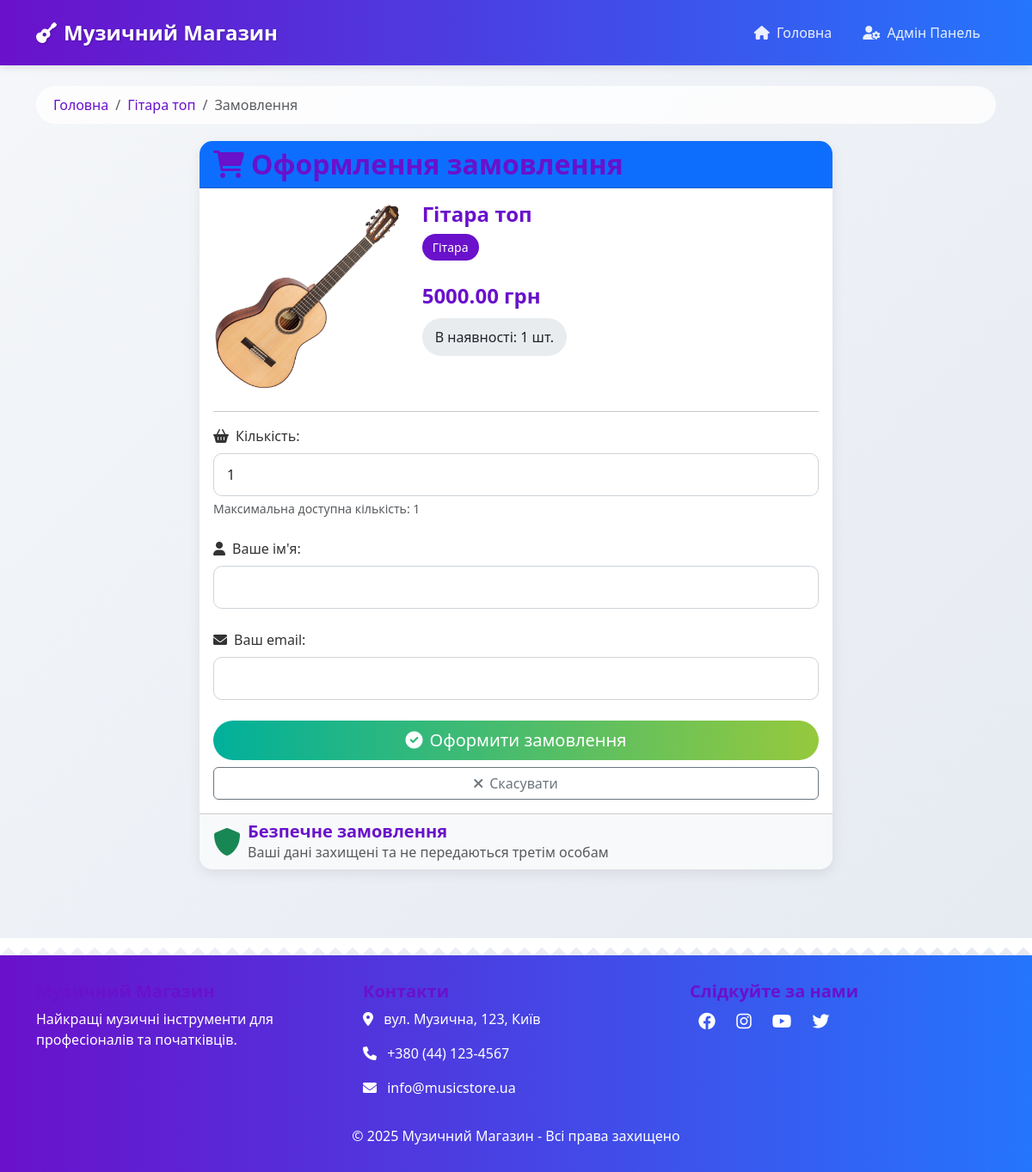
Screenshot of /order/1/ with the database file from the repository.
### instruments/models.py (models this page shows, shortened)
class Instrument(models.Model):
    name = models.CharField(max_length=100, verbose_name="Назва")
    description = models.TextField(verbose_name="Опис")
    price = models.DecimalField(max_digits=10, decimal_places=2, verbose_name="Ціна")
    stock_quantity = models.IntegerField(verbose_name="Кількість на складі")
    instrument_type = models.CharField(max_length=50, verbose_name="Тип інструменту")
    image = models.ImageField(upload_to='instruments/', verbose_name="Фото", null=True, blank=True)
    class Meta:
        verbose_name = "Інструмент"
        verbose_name_plural = "Інструменти"

### instruments/views.py (the view)
# urls.py: path('order/<int:instrument_id>/', views.create_order, name='create_order'),
def create_order(request, instrument_id):
    instrument = get_object_or_404(Instrument, pk=instrument_id)
    if request.method == 'POST':
        form = OrderForm(request.POST)
        if form.is_valid():
            order = form.save(commit=False)
            order.instrument = instrument
            if order.quantity <= instrument.stock_quantity:
                instrument.stock_quantity -= order.quantity
                instrument.save()
                order.save()
                messages.success(request, 'Замовлення успішно створено!')
                return redirect('instruments:instrument_list')
            else:
                messages.error(request, 'На складі недостатньо товару!')
    else:
        form = OrderForm()
    return render(request, 'instruments/create_order.html', {
        'form': form,
        'instrument': instrument
    })

### instruments/views.py
class OrderForm(forms.ModelForm):
    class Meta:
        model = Order
        fields = ['quantity', 'customer_name', 'customer_email']

### instruments/templates/instruments/create_order.html (shortened to what this page needs)
{% extends 'instruments/base.html' %}
{% block content %}
<nav aria-label="breadcrumb">
    <ol class="breadcrumb">
        <li class="breadcrumb-item"><a href="{% url 'instruments:instrument_list' %}">Головна</a></li>
        <li class="breadcrumb-item"><a href="{% url 'instruments:instrument_detail' instrument.id %}">{{ instrument.name }}</a></li>
        <li class="breadcrumb-item active">Замовлення</li>
    </ol>
</nav>
<div class="row fade-in">
    <div class="col-md-8 offset-md-2">
        <div class="card">
            <div class="card-header bg-primary text-white">
                <h2 class="mb-0"><i class="fas fa-shopping-cart me-2"></i>Оформлення замовлення</h2>
            </div>
            <div class="card-body">
                <div class="row mb-4">
                    <div class="col-md-4">
                        {% if instrument.image %}
                        <img src="{{ instrument.image.url }}" class="img-fluid rounded" alt="{{ instrument.name }}">
                        {% else %}
                        <div class="bg-secondary p-3 text-center text-white rounded">
                            <h5>Немає зображення</h5>
                        </div>
                        {% endif %}
                    </div>
                    <div class="col-md-8">
                        <h4 class="mb-2">{{ instrument.name }}</h4>
                        <div class="instrument-type mb-2">{{ instrument.instrument_type }}</div>
                        <div class="price-tag mb-2">{{ instrument.price }} грн</div>
                        <div class="stock-info">В наявності: {{ instrument.stock_quantity }} шт.</div>
                    </div>
                </div>
                <hr>
                <form method="post">
                    <div class="mb-4">
                        <label for="{{ form.quantity.id_for_label }}" class="form-label">
                            <i class="fas fa-shopping-basket me-2"></i>Кількість:
                        </label>
                        <input type="number" name="{{ form.quantity.name }}" id="{{ form.quantity.id_for_label }}"
                               class="form-control" min="1" max="{{ instrument.stock_quantity }}" value="1" required>
                        <div class="form-text">Максимальна доступна кількість: {{ instrument.stock_quantity }}</div>
                    </div>
                    <div class="mb-4">
                        <label for="{{ form.customer_name.id_for_label }}" class="form-label">
                            <i class="fas fa-user me-2"></i>Ваше ім'я:
                        </label>
                        <input type="text" name="{{ form.customer_name.name }}" id="{{ form.customer_name.id_for_label }}"
                               class="form-control" required>
                    </div>
                    <div class="mb-4">
                        <label for="{{ form.customer_email.id_for_label }}" class="form-label">
                            <i class="fas fa-envelope me-2"></i>Ваш email:
                        </label>
                        <input type="email" name="{{ form.customer_email.name }}" id="{{ form.customer_email.id_for_label }}"
                               class="form-control" required>
                    </div>
                    <div class="d-grid gap-2">
                        <button type="submit" class="btn btn-success btn-lg">
                            <i class="fas fa-check-circle me-2"></i>Оформити замовлення
                        </button>
                        <a href="{% url 'instruments:instrument_detail' instrument.id %}" class="btn btn-outline-secondary">
                            <i class="fas fa-times me-2"></i>Скасувати
                        </a>
                    </div>
                </form>
            </div>
            <div class="card-footer bg-light">
                <div class="d-flex align-items-center">
                    <i class="fas fa-shield-alt text-success me-2 fa-2x"></i>
                    <div>
                        <h5 class="mb-0">Безпечне замовлення</h5>
                        <p class="mb-0 text-muted">Ваші дані захищені та не передаються третім особам</p>
                    </div>
                </div>
            </div>
        </div>
    </div>
</div>
{% endblock %}

### instruments/templates/instruments/base.html (style rules this page uses)
:root { --primary-color: #6a11cb; --secondary-color: #2575fc; --accent-color: #ff7e5f; --text-color: #333; --light-color: #f8f9fa; }
body { padding-top: 0; font-family: 'Segoe UI', Tahoma, Geneva, Verdana, sans-serif; background: linear-gradient(135deg, #f5f7fa 0%, #e4e8f0 100%); color: var(--text-color); }
h1, h2, h3, h4, h5 { font-weight: 600; color: var(--primary-color); }
.card { border: none; border-radius: 15px; overflow: hidden; margin-bottom: 30px; box-shadow: 0 5px 15px rgba(0,0,0,0.08); transition: all 0.3s ease; }
.btn-success { background: linear-gradient(to right, #00b09b, #96c93d); border: none; border-radius: 30px; padding: 8px 20px; font-weight: 500; transition: all 0.3s; }
.price-tag { font-size: 24px; font-weight: 700; color: var(--primary-color); margin: 15px 0; }
.stock-info { background-color: #e9ecef; padding: 10px 15px; border-radius: 30px; display: inline-block; margin-bottom: 20px; }
.form-control { border-radius: 10px; padding: 12px 15px; border: 1px solid #ced4da; transition: all 0.3s; }
.form-label { font-weight: 500; color: var(--text-color); }
.fade-in { animation: fadeIn 0.8s ease-out forwards; }
.instrument-type { background-color: var(--primary-color); color: white; padding: 5px 12px; border-radius: 30px; font-size: 14px; font-weight: 500; display: inline-block; margin-bottom: 10px; }
.breadcrumb { background: rgba(255,255,255,0.8); border-radius: 30px; padding: 10px 20px; margin-bottom: 20px; }
.breadcrumb-item a { color: var(--primary-color); text-decoration: none; }

### rows the page displays
Instrument: name "Гітара топ", image (picture), instrument_type "Гітара", price "5000.00", stock_quantity "1", quantity "1"
